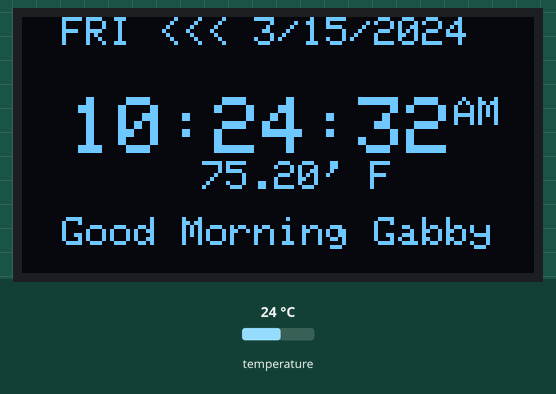
The sketch below on a simulated Arduino Uno, built with avr-gcc and run on an emulated ATmega328P. Shown: 128×64 one-colour display. Inputs (shaded band) come from the test bench; at power-on: temperature 24 °C. The display library's start-up logo is not drawn; the local clock reads 2024-03-15 10:24:30 at power-on unless the sketch sets it.

Above: at 2.1 s.
At 3.2 s:
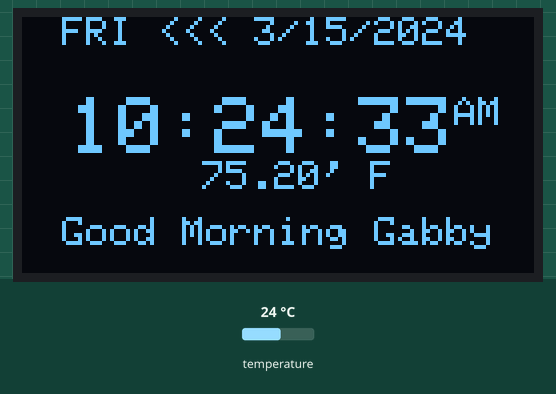
3.3 s: temperature set to 12 °C
At 4.9 s:
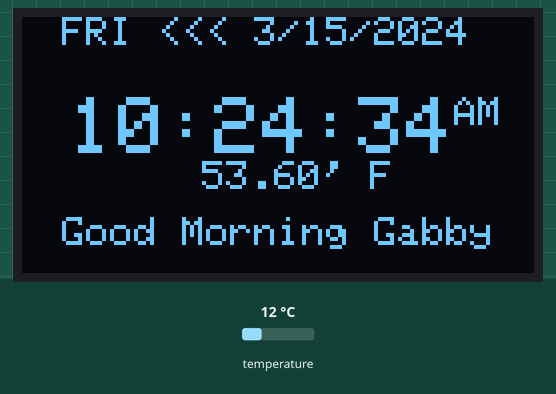
6.7 s: temperature set to 19 °C
At 7.9 s:
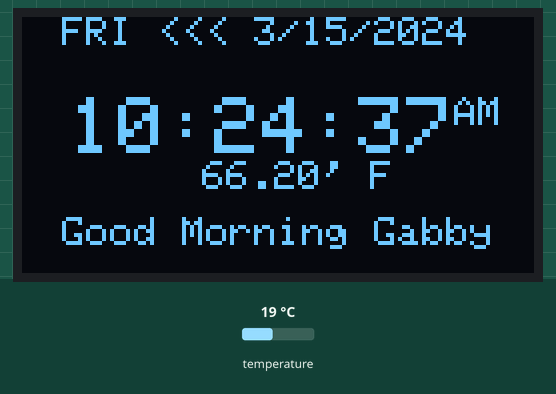
9.8 s: temperature set to 28 °C
At 11.2 s:
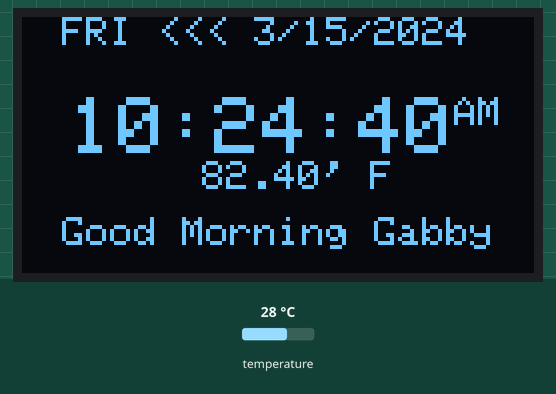
Timing chart, 0 to 12.8 s (numbered marks = the images above; inputs shaded):
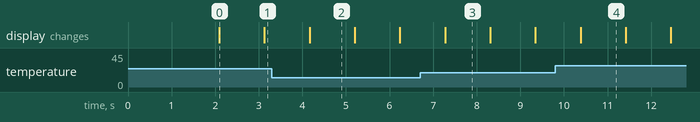

The sketch:

WATCH.ino
```cpp
#include <Wire.h>
#include <Adafruit_GFX.h>
#include <Adafruit_SSD1306.h>
#include <RTClib.h>

#define SCREEN_WIDTH 128
#define SCREEN_HEIGHT 64
#define OLED_RESET -1

String val;
int displayhour;
Adafruit_SSD1306 display(SCREEN_WIDTH, SCREEN_HEIGHT, &Wire, OLED_RESET);
RTC_DS3231 rtc;
char daysOfTheWeek [7][4] = {"SUN","MON","TUE","WED","THU","FRI","SAT"};

void setup() {


  Serial.begin(9600);

  // Initialize OLED
  if (!display.begin(SSD1306_SWITCHCAPVCC, 0x3C)) {
    Serial.println(F("SSD1306 initialization failed"));
    while (1);
  }

  // Initialize RTC
  if (!rtc.begin()) {
    Serial.println("Couldn't find RTC");
    display.clearDisplay();
    display.setTextSize(1);
    display.setTextColor(SSD1306_WHITE);
    display.setCursor(0, 0);
    display.print("RTC not found!");
    display.display();
    while (1);
  }

  // If RTC isn't running, set it to compile time
  if (!rtc.begin()) {
    Serial.println("RTC not running, setting the time!");
    rtc.adjust(DateTime(F(__DATE__), F(__TIME__)));
  }

  display.display();
  delay(2000);


  display.clearDisplay();
}

void loop() {
  float temp  = rtc.getTemperature();
  float tempf = (temp * 1.8) +32;

  DateTime now = rtc.now();


  // Date line
  display.setTextSize(1.5);
  display.setTextColor(SSD1306_WHITE);
  display.setCursor(10, 0);
  display.print(daysOfTheWeek[now.dayOfTheWeek()]);
  display.print(" <<< ");
  display.print(now.month());
  display.print('/');
  display.print(now.day());
  display.print('/');
  display.println(now.year());

  if(now.hour()==0){
    displayhour = 12;
    val = "AM";

  }
  else if(now.hour()<12){
    displayhour = now.hour();
    val = "AM";
  }
  else if (now.hour()==12){
    displayhour = 12;
    val = "PM";
  }
  else if(now.hour()>12){
    displayhour = now.hour() -12;
    val = "PM";
  }
  // Time line
  display.setTextSize(2);
  display.setCursor(12, 20);
  if (displayhour< 10) display.print('0');
  display.print(displayhour);
  display.print(':');
  if (now.minute() < 10) display.print('0');
  display.print(now.minute());
  display.print(':');

  if (now.second() <10) display.print('0');
  display.print(now.second());
  display.print("");
  display.setTextSize(1.5);
  display.print(val);

  display.setCursor(45,36);

  display.print(tempf);
  display.print("' F");
  display.setCursor(10,50);
  if (val == "AM"){
    display.print("Good Morning Gabby");
  }

  if(val == "PM"  && displayhour <= 5){
    display.print("Good Afternoon Gabby");

  }
  if(val == "PM" && displayhour >=6)  {
    display.print("Good Evening Gabby");
  }

  display.display();


  delay(1000);
  display.clearDisplay();
}
```

Measured:
- what the display in image 0 shows lasts 1.0 s, from 2.1 s to 3.1 s
